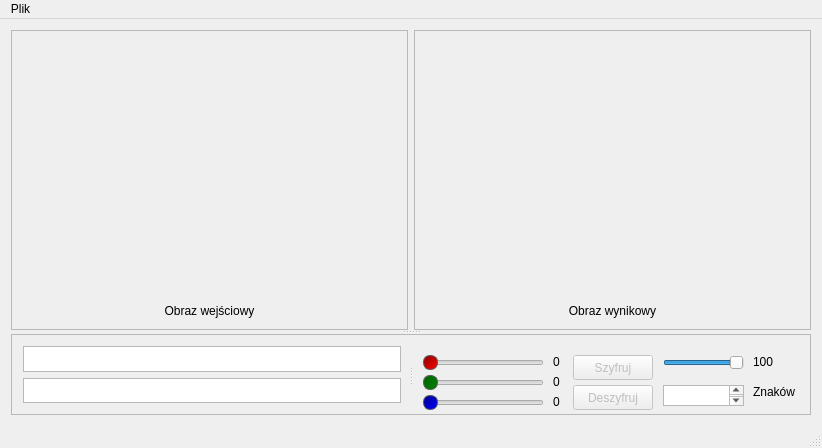
<?xml version="1.0" encoding="UTF-8"?>
<ui version="4.0">
 <class>MainWindow</class>
 <widget class="QMainWindow" name="MainWindow">
  <property name="geometry">
   <rect>
    <x>0</x>
    <y>0</y>
    <width>818</width>
    <height>448</height>
   </rect>
  </property>
  <property name="windowTitle">
   <string>QT Steganografia - Krystian Świdurski</string>
  </property>
  <widget class="QWidget" name="centralWidget">
   <layout class="QGridLayout" name="gridLayout">
    <item row="0" column="0">
     <widget class="QSplitter" name="splitter">
      <property name="orientation">
       <enum>Qt::Vertical</enum>
      </property>
      <widget class="QFrame" name="frame">
       <property name="sizePolicy">
        <sizepolicy hsizetype="Preferred" vsizetype="Minimum">
         <horstretch>0</horstretch>
         <verstretch>0</verstretch>
        </sizepolicy>
       </property>
       <property name="minimumSize">
        <size>
         <width>800</width>
         <height>300</height>
        </size>
       </property>
       <property name="frameShape">
        <enum>QFrame::NoFrame</enum>
       </property>
       <property name="frameShadow">
        <enum>QFrame::Raised</enum>
       </property>
       <layout class="QGridLayout" name="gridLayout_2">
        <property name="leftMargin">
         <number>0</number>
        </property>
        <property name="topMargin">
         <number>0</number>
        </property>
        <property name="rightMargin">
         <number>0</number>
        </property>
        <property name="bottomMargin">
         <number>0</number>
        </property>
        <item row="0" column="0">
         <layout class="QHBoxLayout" name="horizontalLayout">
          <item>
           <widget class="QFrame" name="frame_3">
            <property name="frameShape">
             <enum>QFrame::StyledPanel</enum>
            </property>
            <property name="frameShadow">
             <enum>QFrame::Raised</enum>
            </property>
            <layout class="QVBoxLayout" name="verticalLayout_3">
             <item>
              <widget class="QLabel" name="im_in">
               <property name="text">
                <string/>
               </property>
              </widget>
             </item>
             <item>
              <widget class="QLabel" name="label">
               <property name="sizePolicy">
                <sizepolicy hsizetype="Preferred" vsizetype="Fixed">
                 <horstretch>0</horstretch>
                 <verstretch>0</verstretch>
                </sizepolicy>
               </property>
               <property name="text">
                <string>&lt;html&gt;&lt;head/&gt;&lt;body&gt;&lt;p align=&quot;center&quot;&gt;Obraz wejściowy&lt;/p&gt;&lt;/body&gt;&lt;/html&gt;</string>
               </property>
              </widget>
             </item>
            </layout>
           </widget>
          </item>
          <item>
           <widget class="QFrame" name="frame_4">
            <property name="frameShape">
             <enum>QFrame::StyledPanel</enum>
            </property>
            <property name="frameShadow">
             <enum>QFrame::Raised</enum>
            </property>
            <layout class="QVBoxLayout" name="verticalLayout_2">
             <item>
              <widget class="QLabel" name="im_out">
               <property name="text">
                <string/>
               </property>
              </widget>
             </item>
             <item>
              <widget class="QLabel" name="label_2">
               <property name="sizePolicy">
                <sizepolicy hsizetype="Preferred" vsizetype="Fixed">
                 <horstretch>0</horstretch>
                 <verstretch>0</verstretch>
                </sizepolicy>
               </property>
               <property name="text">
                <string>&lt;html&gt;&lt;head/&gt;&lt;body&gt;&lt;p align=&quot;center&quot;&gt;Obraz wynikowy&lt;/p&gt;&lt;/body&gt;&lt;/html&gt;</string>
               </property>
              </widget>
             </item>
            </layout>
            <zorder>label_2</zorder>
            <zorder>im_out</zorder>
           </widget>
          </item>
         </layout>
        </item>
       </layout>
      </widget>
      <widget class="QFrame" name="frame_2">
       <property name="sizePolicy">
        <sizepolicy hsizetype="Preferred" vsizetype="Minimum">
         <horstretch>0</horstretch>
         <verstretch>0</verstretch>
        </sizepolicy>
       </property>
       <property name="minimumSize">
        <size>
         <width>400</width>
         <height>80</height>
        </size>
       </property>
       <property name="maximumSize">
        <size>
         <width>16777215</width>
         <height>500</height>
        </size>
       </property>
       <property name="frameShape">
        <enum>QFrame::StyledPanel</enum>
       </property>
       <property name="frameShadow">
        <enum>QFrame::Raised</enum>
       </property>
       <layout class="QHBoxLayout" name="horizontalLayout_2">
        <property name="leftMargin">
         <number>0</number>
        </property>
        <property name="topMargin">
         <number>0</number>
        </property>
        <property name="rightMargin">
         <number>0</number>
        </property>
        <property name="bottomMargin">
         <number>0</number>
        </property>
        <item>
         <widget class="QSplitter" name="splitter_2">
          <property name="orientation">
           <enum>Qt::Horizontal</enum>
          </property>
          <widget class="QFrame" name="frame_5">
           <property name="sizePolicy">
            <sizepolicy hsizetype="Minimum" vsizetype="Minimum">
             <horstretch>0</horstretch>
             <verstretch>0</verstretch>
            </sizepolicy>
           </property>
           <property name="minimumSize">
            <size>
             <width>400</width>
             <height>0</height>
            </size>
           </property>
           <property name="frameShape">
            <enum>QFrame::NoFrame</enum>
           </property>
           <property name="frameShadow">
            <enum>QFrame::Raised</enum>
           </property>
           <layout class="QVBoxLayout" name="verticalLayout_4">
            <item>
             <widget class="QTextEdit" name="in"/>
            </item>
            <item>
             <widget class="QTextEdit" name="out">
              <property name="readOnly">
               <bool>true</bool>
              </property>
             </widget>
            </item>
           </layout>
          </widget>
          <widget class="QFrame" name="frame_6">
           <property name="sizePolicy">
            <sizepolicy hsizetype="Preferred" vsizetype="Minimum">
             <horstretch>0</horstretch>
             <verstretch>0</verstretch>
            </sizepolicy>
           </property>
           <property name="minimumSize">
            <size>
             <width>400</width>
             <height>0</height>
            </size>
           </property>
           <property name="frameShape">
            <enum>QFrame::NoFrame</enum>
           </property>
           <property name="frameShadow">
            <enum>QFrame::Raised</enum>
           </property>
           <widget class="QSlider" name="horizontalSlider">
            <property name="geometry">
             <rect>
              <x>10</x>
              <y>20</y>
              <width>121</width>
              <height>16</height>
             </rect>
            </property>
            <property name="styleSheet">
             <string notr="true">

 QSlider::handle:horizontal {
     background: qlineargradient(x1:0, y1:0, x2:1, y2:1, stop:0 darkred, stop:1 red);
     border: 1px solid #5c5c5c;
     width: 18px;
     margin: -2px 0;
     border-radius: 7px;
 }


</string>
            </property>
            <property name="maximum">
             <number>8</number>
            </property>
            <property name="value">
             <number>0</number>
            </property>
            <property name="orientation">
             <enum>Qt::Horizontal</enum>
            </property>
           </widget>
           <widget class="QSlider" name="horizontalSlider_2">
            <property name="geometry">
             <rect>
              <x>10</x>
              <y>40</y>
              <width>121</width>
              <height>16</height>
             </rect>
            </property>
            <property name="styleSheet">
             <string notr="true">

 QSlider::handle:horizontal {
     background: qlineargradient(x1:0, y1:0, x2:1, y2:1, stop:0 darkgreen, stop:1 green);
     border: 1px solid #5c5c5c;
     width: 18px;
     margin: -2px 0;
     border-radius: 7px;
 }
</string>
            </property>
            <property name="maximum">
             <number>8</number>
            </property>
            <property name="orientation">
             <enum>Qt::Horizontal</enum>
            </property>
           </widget>
           <widget class="QSlider" name="horizontalSlider_3">
            <property name="geometry">
             <rect>
              <x>10</x>
              <y>60</y>
              <width>121</width>
              <height>16</height>
             </rect>
            </property>
            <property name="styleSheet">
             <string notr="true">QSlider::handle:horizontal {
     background: qlineargradient(x1:0, y1:0, x2:1, y2:1, stop:0 darkblue, stop:1 blue);
     border: 1px solid #5c5c5c;
     width: 18px;
     margin: -2px 0;
     border-radius: 7px;
 }
</string>
            </property>
            <property name="maximum">
             <number>8</number>
            </property>
            <property name="orientation">
             <enum>Qt::Horizontal</enum>
            </property>
           </widget>
           <widget class="QLabel" name="r">
            <property name="geometry">
             <rect>
              <x>140</x>
              <y>20</y>
              <width>57</width>
              <height>14</height>
             </rect>
            </property>
            <property name="text">
             <string>0</string>
            </property>
           </widget>
           <widget class="QLabel" name="g">
            <property name="geometry">
             <rect>
              <x>140</x>
              <y>40</y>
              <width>57</width>
              <height>14</height>
             </rect>
            </property>
            <property name="text">
             <string>0</string>
            </property>
           </widget>
           <widget class="QLabel" name="b">
            <property name="geometry">
             <rect>
              <x>140</x>
              <y>60</y>
              <width>57</width>
              <height>14</height>
             </rect>
            </property>
            <property name="text">
             <string>0</string>
            </property>
           </widget>
           <widget class="QPushButton" name="OK">
            <property name="enabled">
             <bool>false</bool>
            </property>
            <property name="geometry">
             <rect>
              <x>160</x>
              <y>20</y>
              <width>80</width>
              <height>25</height>
             </rect>
            </property>
            <property name="text">
             <string>Szyfruj</string>
            </property>
           </widget>
           <widget class="QTextEdit" name="znakow">
            <property name="geometry">
             <rect>
              <x>250</x>
              <y>50</y>
              <width>81</width>
              <height>21</height>
             </rect>
            </property>
           </widget>
           <widget class="QPushButton" name="wczytaj">
            <property name="enabled">
             <bool>false</bool>
            </property>
            <property name="geometry">
             <rect>
              <x>160</x>
              <y>50</y>
              <width>80</width>
              <height>25</height>
             </rect>
            </property>
            <property name="text">
             <string>Deszyfruj</string>
            </property>
           </widget>
           <widget class="QSlider" name="horizontalSlider_4">
            <property name="geometry">
             <rect>
              <x>250</x>
              <y>20</y>
              <width>81</width>
              <height>16</height>
             </rect>
            </property>
            <property name="minimum">
             <number>1</number>
            </property>
            <property name="maximum">
             <number>100</number>
            </property>
            <property name="value">
             <number>100</number>
            </property>
            <property name="orientation">
             <enum>Qt::Horizontal</enum>
            </property>
           </widget>
           <widget class="QLabel" name="q">
            <property name="geometry">
             <rect>
              <x>340</x>
              <y>20</y>
              <width>57</width>
              <height>14</height>
             </rect>
            </property>
            <property name="text">
             <string>100</string>
            </property>
           </widget>
           <widget class="QLabel" name="label_3">
            <property name="geometry">
             <rect>
              <x>340</x>
              <y>50</y>
              <width>57</width>
              <height>14</height>
             </rect>
            </property>
            <property name="text">
             <string>Znaków</string>
            </property>
           </widget>
          </widget>
         </widget>
        </item>
       </layout>
      </widget>
     </widget>
    </item>
   </layout>
  </widget>
  <widget class="QMenuBar" name="menuBar">
   <property name="geometry">
    <rect>
     <x>0</x>
     <y>0</y>
     <width>818</width>
     <height>22</height>
    </rect>
   </property>
   <widget class="QMenu" name="menuPlik">
    <property name="title">
     <string>Plik</string>
    </property>
    <addaction name="separator"/>
    <addaction name="actionOtw_rz"/>
    <addaction name="actionZapisz"/>
   </widget>
   <addaction name="menuPlik"/>
  </widget>
  <widget class="QStatusBar" name="statusBar"/>
  <action name="actionOtw_rz">
   <property name="text">
    <string>Otwórz</string>
   </property>
  </action>
  <action name="actionZapisz">
   <property name="text">
    <string>Zapisz</string>
   </property>
  </action>
 </widget>
 <layoutdefault spacing="6" margin="11"/>
 <resources/>
 <connections/>
</ui>
